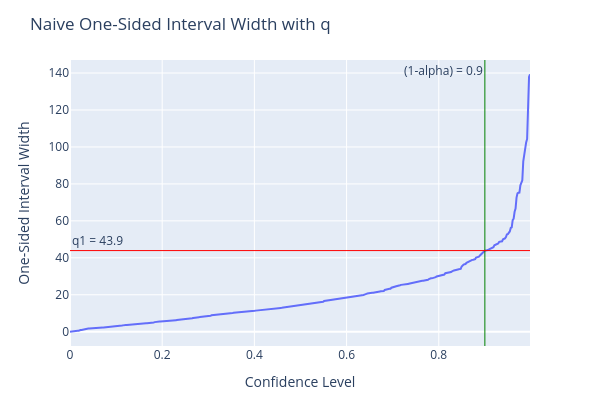

The code cell stored with this chart in its notebook:
### Code cell
from dateutil.relativedelta import relativedelta
import pandas as pd
from matplotlib.pyplot import title
from neuralprophet import NeuralProphet, set_log_level, set_random_seed
import warnings
from statsmodels.graphics.tsaplots import plot_acf

warnings.simplefilter(action='ignore', category=FutureWarning)
set_log_level("ERROR")

data = pd.read_csv('./data/out_hourly.csv')
df = pd.DataFrame(data)
df['tsun'] = df['tsun'].fillna(0)
df_p = pd.DataFrame({
    'ds': df['timestamp'],
    'y': df['value'],
    'hum': df['rhum'],
    'sunrise': df['tsun'],
})
df_p['ds'] = pd.to_datetime(df_p['ds'])

df_events = df[['timestamp', 'event_name']]
df_events = df_events[df_events['event_name'].notna()]
df_events['ds'] = pd.to_datetime(df_events['timestamp']).dt.date
df_events = df_events.drop_duplicates(subset=['ds', 'event_name'])
df_events = df_events.drop('timestamp', axis=1)
df_chris = df_events[df_events['event_name'] == 'Christkindlemarkt']
df_events = df_events[df_events['event_name'] != 'Christkindlemarkt']
df_events['ds'] = pd.to_datetime(df_events['ds'])
date_list_events = df_events['ds'].tolist()
df_chris['ds'] = pd.to_datetime(df_chris['ds'])
date_list_chris = df_chris['ds'].tolist()

df_event = pd.DataFrame({
    "event": "dornbirn_events",
    "ds": date_list_events,
})
df_chri = pd.DataFrame({
    "event": "Christkindlemarkt",
    "ds": date_list_chris,
})

df_tag = df_p[(df_p['ds'] >= pd.to_datetime('2024-05-21')) & (df_p['ds'] < pd.to_datetime('2024-05-22'))]
df_tag.loc[:,'ds'] = df_tag['ds'].apply(lambda x: x - relativedelta(days=14))
df_p = pd.concat([df_p, df_tag], ignore_index=True)

df_tag2 = df_p[(df_p['ds'] >= pd.to_datetime('2024-08-10')) & (df_p['ds'] < pd.to_datetime('2024-08-11'))]
df_tag2.loc[:,'ds'] = df_tag2['ds'].apply(lambda x: x - relativedelta(days=7))
df_p = pd.concat([df_p, df_tag2], ignore_index=True)

df_tag3 = df_p[(df_p['ds'] >= pd.to_datetime('2024-07-28')) & (df_p['ds'] < pd.to_datetime('2024-07-29'))]
df_tag3.loc[:,'ds'] = df_tag3['ds'].apply(lambda x: x + relativedelta(days=7))
df_p = pd.concat([df_p, df_tag3], ignore_index=True)

df_p = df_p.sort_values('ds')
df_p = df_p.reset_index(drop=True)

df_p = df_p.set_index('ds')
full_range = pd.date_range(df_p.index.min(), df_p.index.max(), freq='H')
df_p = df_p.reindex(full_range)
df_p['y'] = df_p['y'].interpolate()  # lineare Interpolation
df_p = df_p.reset_index().rename(columns={'index': 'ds'})

"""
def tage_mit_fehlerhaften_stunden(df, ds_col='ds'):
    df = df.copy()
    df['date'] = df[ds_col].dt.date
    df['hour'] = df[ds_col].dt.hour
    stunden_pro_tag = df.groupby('date')['hour'].nunique()
    return stunden_pro_tag[stunden_pro_tag < 24]

print(tage_mit_fehlerhaften_stunden(df_p, ds_col='ds'))
"""

plt = df_p.plot(title= "Utilization", x="ds", y=['y', 'hum', 'sunrise'], figsize=(15, 5))

confidence_level = 0.9
quantiles_list = [round((1 - confidence_level) / 2, 2), round((confidence_level + (1 - confidence_level) / 2), 2)]
# NeuralProphet only accepts quantiles value in between 0 and 1
#quantiles = [boundaries, confidence_level + boundaries]

m = NeuralProphet(n_changepoints=10, yearly_seasonality=True, weekly_seasonality=True, daily_seasonality=False, n_lags=168, quantiles=quantiles_list)
m2 = NeuralProphet(
    yearly_seasonality=True,
    weekly_seasonality=True,
    daily_seasonality=False,
    n_lags=168,
    ar_layers=[32, 32, 32, 32],
    learning_rate=0.003,
    quantiles=quantiles_list,
)
m2.set_plotting_backend("plotly-static")
m.set_plotting_backend('plotly-static')
m = m.add_country_holidays("AT")
m2 = m2.add_country_holidays("AT")
m.add_lagged_regressor('hum', n_lags=3)
m2.add_lagged_regressor('hum', n_lags=3)
m.add_lagged_regressor('sunrise', n_lags=2)
m2.add_lagged_regressor('sunrise', n_lags=2)
m.add_events('dornbirn_events')
m2.add_events('dornbirn_events')
m.add_events('Christkindlemarkt')
m2.add_events('Christkindlemarkt')
df_with_event = m.create_df_with_events(df_p, df_event)
df_with_events = m.create_df_with_events(df_with_event, df_chri)
# evaluate uncertainy on calibration set
train_df, test_df = m.split_df(df_with_events, freq='H', valid_p=1.0 / 16)
train_df.shape, test_df.shape
# Fit the model on the dataset
train_df, cal_df = m.split_df(train_df, freq="H", valid_p=1.0 / 16)
## Add calibration set using the data splitting function
train_df.shape, cal_df.shape, test_df.shape
set_random_seed(0)
metrics = m.fit(train_df, freq='H', validation_df=test_df, progress=None)
set_random_seed(0)
metrics2 = m2.fit(train_df, freq="H", validation_df=test_df, progress=None)

# Create a new dataframe reaching 365 into the future for our forecast, n_historic_predictions also shows historic data
df_future = m.make_future_dataframe(df_with_events, periods=30, n_historic_predictions=100)
forecast = m.predict(test_df)[168:]
forecast2 = m2.predict(test_df)[168:]
#print(forecast)


#m.highlight_nth_step_ahead_of_each_forecast(1).plot(forecast, figsize=(20, 8))
#m.plot(forecast, figsize=(20, 10))
print("Dataset size:", len(df_with_events))
print("Train dataset size:", len(train_df))
print("Validation dataset size:", len(test_df))

method = "naive"  # or "cqr" for a more sophisticated method, see uncertainty tutorial
alpha = 1 - confidence_level
conformal_forecast = m.conformal_predict(
    test_df,
    calibration_df=cal_df,
    alpha=alpha,
    method=method,
    plotting_backend="plotly-static",
    show_all_PI=True,
)
conformal_forecast2 = m2.conformal_predict(
    test_df,
    calibration_df=cal_df,
    alpha=alpha,
    method=method,
    plotting_backend="plotly-static",
    show_all_PI=True,
)

naive_qhat1 = conformal_forecast.iloc[-1]["yhat1"] - conformal_forecast.iloc[-1]["yhat1 - qhat1"]  # cp_model1
naive_qhat2 = conformal_forecast2.iloc[-1]["yhat1"] - conformal_forecast2.iloc[-1]["yhat1 - qhat1"]  # cp_model2
naive_qhat1, naive_qhat2
# Date range shown in the plots (optional)
cutoff = 7 * 24

fig1 = m.highlight_nth_step_ahead_of_each_forecast(1).plot(
    conformal_forecast[-cutoff:], plotting_backend="plotly-static", figsize=(20, 10)
)
fig2 = m2.highlight_nth_step_ahead_of_each_forecast(1).plot(
    conformal_forecast2[-cutoff:], plotting_backend="plotly-static", figsize=(20, 10)
)
#m.highlight_nth_step_ahead_of_each_forecast(1).plot(conformal_forecast, figsize=(20, 10))

#m.plot_parameters(components=['seasonality', 'autoregression', "lagged_regressors"])
#m.plot_components(forecast, components=['seasonality', 'autoregression', "lagged_regressors"])

#The residuals are the difference between the model’s prediction and the real data. If the model is perfect, the residuals should be zero.
#df_residuals = pd.DataFrame({"ds": df_with_events["ds"], "residuals": df_with_events["y"] - conformal_forecast["yhat1"]})
#fig = df_residuals.plot(x="ds", y="residuals", figsize=(15, 8))

#autoregression
#plt = plot_acf(df_residuals["residuals"], lags=168)

### Figure 1 — Plotly figure (JSON) as saved in the notebook; plotly's stock layout.template omitted (floating-point values rounded to 4 significant figures; data arrays with more than 128 entries replaced by an {"elided": "..."} marker saying what was removed)
{"data": [{"hovertemplate": "Confidence Level=%{x}<br>One-Sided Interval Width=%{y}<extra></extra>", "legendgroup": "", "line": {"color": "#636efa", "dash": "solid"}, "marker": {"symbol": "circle"}, "mode": "lines", "name": "", "orientation": "v", "showlegend": false, "x": {"elided": "479 float values"}, "xaxis": "x", "y": {"elided": "479 float values"}, "yaxis": "y", "type": "scatter"}], "layout": {"xaxis": {"anchor": "y", "domain": [0.0, 1.0], "title": {"text": "Confidence Level"}}, "yaxis": {"anchor": "x", "domain": [0.0, 1.0], "title": {"text": "One-Sided Interval Width"}}, "legend": {"tracegroupgap": 0}, "title": {"text": "Naive One-Sided Interval Width with q"}, "height": 400, "width": 600, "shapes": [{"line": {"color": "green", "width": 1}, "type": "line", "x0": 0.9, "x1": 0.9, "xref": "x", "y0": 0, "y1": 1, "yref": "y domain"}, {"line": {"color": "red", "width": 1}, "type": "line", "x0": 0, "x1": 1, "xref": "x domain", "y0": 43.9, "y1": 43.9, "yref": "y"}], "annotations": [{"showarrow": false, "text": "(1-alpha) = 0.9", "x": 0.9, "xanchor": "right", "xref": "x", "y": 1, "yanchor": "top", "yref": "y domain"}, {"showarrow": false, "text": "q1 = 43.9", "x": 0, "xanchor": "left", "xref": "x domain", "y": 43.9, "yanchor": "bottom", "yref": "y"}], "margin": {"l": 70, "r": 70, "t": 60, "b": 50}}}
